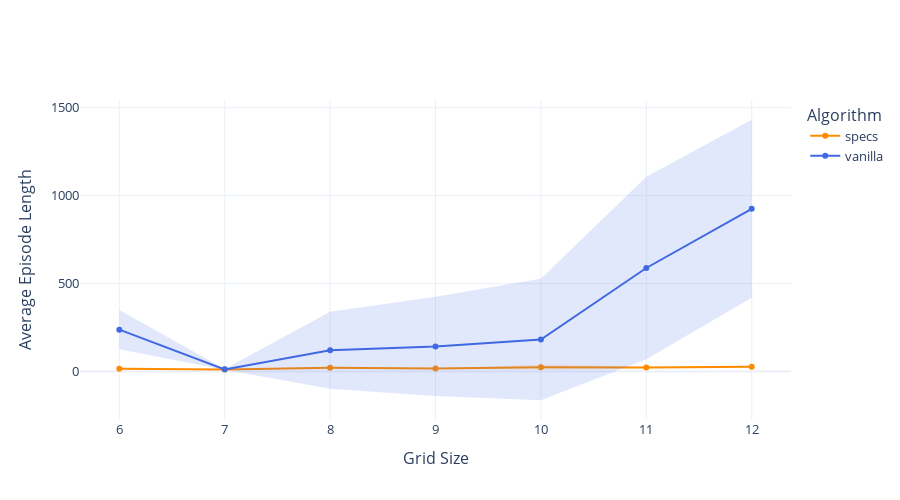

The cell this chart's notebook holds for it:
### Code cell
# === Plot 2: Episode Length ===
fig_len = go.Figure()

for case in agg_df["case"].unique():
    subset = agg_df[agg_df["case"] == case]
    
    # Mean line
    fig_len.add_trace(
        go.Scatter(
            x=subset["grid"],
            y=subset["mean_len"],
            mode="lines+markers",
            name=case,
            line=dict(color=colors.get(case, "gray")),
        )
    )

    # Shaded standard deviation
    fig_len.add_trace(
        go.Scatter(
            x=list(subset["grid"]) + list(subset["grid"][::-1]),
            y=list(subset["mean_len"] + subset["std_len"]) +
              list(subset["mean_len"] - subset["std_len"])[::-1],
            fill="toself",
            fillcolor=f"rgba(65,105,225,0.15)" if case == "vanilla" else "rgba(255,140,0,0.15)",
            line=dict(color="rgba(255,255,255,0)"),
            showlegend=False,
            hoverinfo="skip",
        )
    )

fig_len.update_layout(
    #title="Average Episode Length vs Grid Size",
    xaxis_title="Grid Size",
    yaxis_title="Average Episode Length",
    template="plotly_white",
    font=dict(size=13),
    height=500,
    width=900,
    legend_title_text="Algorithm",
)
fig_len.show()

### Figure 1 — Plotly figure (JSON) as saved in the notebook; plotly's stock layout.template omitted (floating-point values rounded to 4 significant figures)
{"data": [{"line": {"color": "darkorange"}, "mode": "lines+markers", "name": "specs", "type": "scatter", "x": [6, 7, 8, 9, 10, 11, 12], "y": [16.2, 12.2, 21.0, 16.8, 24.8, 23.4, 27.0]}, {"fill": "toself", "fillcolor": "rgba(255,140,0,0.15)", "hoverinfo": "skip", "line": {"color": "rgba(255,255,255,0)"}, "showlegend": false, "type": "scatter", "x": [6, 7, 8, 9, 10, 11, 12, 12, 11, 10, 9, 8, 7, 6], "y": [23.29, 14.88, 28.28, 17.9, 40.04, 28.81, 34.0, 20.0, 17.99, 9.562, 15.7, 13.72, 9.517, 9.115]}, {"line": {"color": "royalblue"}, "mode": "lines+markers", "name": "vanilla", "type": "scatter", "x": [6, 7, 8, 9, 10, 11, 12], "y": [238.2, 12.4, 121.2, 142.8, 182.4, 588.8, 925.6]}, {"fill": "toself", "fillcolor": "rgba(65,105,225,0.15)", "hoverinfo": "skip", "line": {"color": "rgba(255,255,255,0)"}, "showlegend": false, "type": "scatter", "x": [6, 7, 8, 9, 10, 11, 12, 12, 11, 10, 9, 8, 7, 6], "y": [349.6, 15.01, 339.8, 425.2, 528.1, 1108.0, 1432.0, 419.4, 69.56, -163.3, -139.6, -97.43, 9.792, 126.8]}], "layout": {"font": {"size": 13}, "height": 500, "legend": {"title": {"text": "Algorithm"}}, "width": 900, "xaxis": {"title": {"text": "Grid Size"}}, "yaxis": {"title": {"text": "Average Episode Length"}}}}
